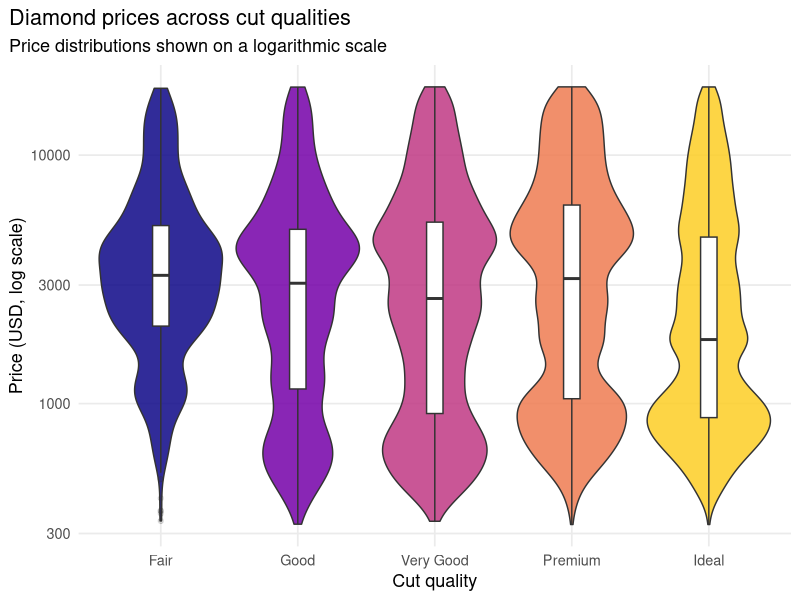

Write the R code that produced this figure.
library(tidyverse)

diamonds_plot <- ggplot(diamonds, aes(x = cut, y = price, fill = cut)) +
  geom_violin(alpha = 0.85, scale = "width", trim = TRUE) +
  geom_boxplot(width = 0.12, fill = "white", outlier.alpha = 0.15) +
  scale_fill_viridis_d(option = "C", end = 0.9) +
  scale_y_log10() +
  labs(
    title = "Diamond prices across cut qualities",
    subtitle = "Price distributions shown on a logarithmic scale",
    x = "Cut quality",
    y = "Price (USD, log scale)"
  ) +
  theme_minimal(base_size = 13) +
  theme(
    plot.title.position = "plot",
    legend.position = "none",
    panel.grid.minor = element_blank()
  )

ggsave("diamonds-2.png", plot = diamonds_plot, width = 9, height = 6, dpi = 300)
